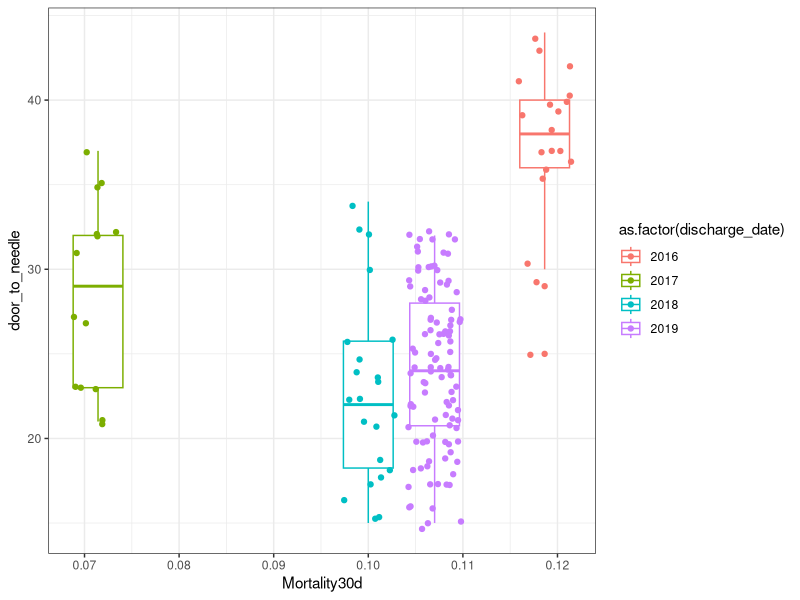
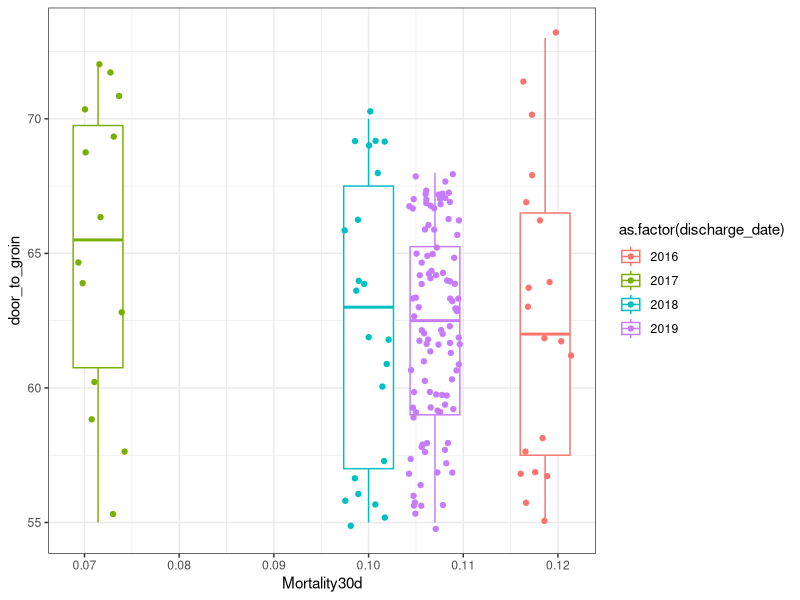

These figures' R source, in order:
## ---- chunk 1
knitr::opts_chunk$set(echo = TRUE)
library(readxl)
library(tidyverse)
library(tibble)
library(skimr)
library(magrittr)
library(purrr)
## ---- chunk 2
#loading resq dataset
resq_data <- read_excel("resq-raw-data/sample_hospital.xlsx")

#checking what rows that include NA values
resq_data %>%
  summarise_all(funs(sum(is.na(.)))) %>%
  pivot_longer(everything()) %>%
  filter(value > 0)

#replacing NA's with zero's
resq_data %<>%
  replace(is.na(.), 99)

#just checking if nihss_score actually is numeric - stated as a text in resq data legend tab in excel
class(resq_data$nihss_score)

#creating tribbles for each variable/legend
trib_department_type<-tribble(
~department_type, ~DeptTypeStr, 
  1, "neurology",  
  2, "neurosurgery", 
  3, "anesthesiology/resusccitation/critical care department",  
  4, "internal medicine", 
  5, "geriatrics",  
  6,  "other",
  99, "Unknown",
) 

trib_hosp_in<-tribble(
  ~hospitalized_in, ~HospInStr,
  1, "Stroke unit/ICU",
  2, "Other monitored bed (telemetry)",
  3, "Standard bed",
  99, "Not applicable",
)

trib_stroke_type<-tribble(
  ~stroke_type, ~StrokeTypeStr,
  1, "Ischemic Stroke",
  2, "Intracerebral hemorrhage",
  3, "Transient ischemic attack - TIA",
  4, "Subarachnoid hemorrhage",
  5, "Cerebral venous thrombosis",
  6, "Undetermined",
  99, "Not applicable",
)

trib_NIHSS<-tribble(
  ~nihss, ~NIHSSStr,
  1, "Not performed",
  2, "Performed", 
  3, "Not known",
  99, "Unknown",
)

trib_CT_MRI<-tribble(
  ~ct_mri, ~CTMRIStr,
  1, "Not performed",
  2, "Performed",
  3, "Not known",
  99, "Not applicable",
)

trib_CT_Time<-tribble(
  ~ct_time, ~ctTimeStr,
  1, "Within 1 hour after admission",
  2, "Later than 1 hour after admission",
  99, "Not applicable",
)

trib_recanalization_procedures<-tribble(
  ~recanalization_procedures, ~RecanProcStr,
  1, "Not done - primary centre / comprehensive centre",
  2, "IV tPa - primary centre / comprehensive centre",
  3, "IV tPa + endovascular treatment - comprehensive centre",
  4, "Endovascular treatment alone - comprehensive centre",
  5, "IV tPa + referred to another centre for endovascular treatment - primary centre",
  6, "Referred to another centre for endovascular treatment - primary centre",
  7, "Patient referred to another centre for endovascular treatment and hospitalization continues at the referred to centre - comprehensive centre",
  8, "Patient referred for endovascular treatment and patient is returned to the initial centre - comprehensive centre",
  9, "Patient was returned to the initial centre after recanalization procedures were performed at another centre", 
  99, "Not applicable",
)

trib_dysphagia_screening<-tribble(
  ~dysphagia_screening, ~DysphagiaStr,
  1, "Yes/Guss test",
  2, "Yes/other test",
  3, "Was performed at another center",
  4, "No",
  5, "Patient could not be tested (intubated)",
  6, "Not known",
  99, "Not applicable",
)

trib_afib_flutter<-tribble(
  ~afib_flutter, ~AfibFlutterStr,
  1, "Known aFib", 
  2, "Newly-detected at admission",
  3, "Detected during hospilization",
  4, "Not detected",
  5, "Not known",
  99, "Not applicable",
)

trib_antithrombotics<-tribble(
  ~antithrombotics, ~AntithromboticsStr,
  1, "antiplatelets",
  2, "Vitamin K antagonist",
  3, "dabigratan",
  4, "rivaroxaban",
  5, "apixaban",
  6, "edoxaban",
  7, "LMWH or heparin in prophylactic dose",
  8, "LMWH or heparin in full anticoagulant dose",
  9, "Not prescriped\but recommended",
  10, "Nothing",
  99, "Not applicable",
)

trib_statin<-tribble(
  ~statin, ~StatinStr,
  1, "Yes",
  2, "No",
  3, "Not known",
  99, "Not applicable",
)

trib_smoking_cessation<-tribble(
  ~smoking_cessation, ~SmokingCessationStr,
  1, "Yes",
  2, "No",
  3, "Not a smoker",
  99, "Unknown",
)

trib_antihypertensive<-tribble(
  ~antihypertensive, ~AntihypertensiveStr,
  1, "Yes",
  2, "No",
  3, "Not known",
  99, "Not applicable",
)

trib_discharge_dest<-tribble(
  ~discharge_destination, ~DistDestStr,
  1, "Home",
  2, "Transferred within the same centre",
  3, "Transferred to another centre",
  4, "Social care facility",
  5, "Dead",
  99, "Not applicable",
)

trib_discharge_mrs<-tribble(
  ~discharge_mrs, ~DistMRSStr,
  1, "unknown/calculate",
  2, "0",
  3, "1",
  4, "2",
  5, "3",
  6, "4",
  7, "5",
  8, "6",
  99, "Not Applicable",
)

#getting a summary of the resq data
skim(resq_data)
summary(resq_data$department_type)

# you don't need to add trib_department_type to the left_join... 
resq_merge <- resq_data %>%
  left_join(trib_department_type, by="department_type") %>%
  left_join(trib_hosp_in, by="hospitalized_in") %>%
  left_join(trib_stroke_type, by="stroke_type") %>%
  left_join(trib_NIHSS, by="nihss") %>%
  left_join(trib_CT_MRI, by="ct_mri") %>% 
  left_join(trib_CT_Time, by="ct_time") %>%
  left_join(trib_recanalization_procedures, by="recanalization_procedures") %>%
  left_join(trib_dysphagia_screening, by="dysphagia_screening") %>%
  left_join(trib_afib_flutter, by="afib_flutter") %>% 
  left_join(trib_antithrombotics, by="antithrombotics") %>%
  left_join(trib_statin, by="statin") %>%
  left_join(trib_smoking_cessation, by="smoking_cessation") %>% 
  left_join(trib_antihypertensive, by="antihypertensive") %>% 
  left_join(trib_discharge_mrs, by="discharge_mrs") %>% 
  left_join(trib_discharge_dest, by="discharge_destination") 
  

## ---- chunk 3
resq_mort<-resq_merge %>%
  mutate(
    within30DayMort = if_else((hospital_days <= 30 & DistDestStr == "Dead"), 1, 0), 
  ) 
  
resq_mort %<>%
  dplyr::group_by(discharge_date)%>%
  mutate(
    Mortality30d = mean(within30DayMort)
  ) 

#df<-resq_mort %>% dplyr::group_by(discharge_date) %>% summarise(Mortality30d =mean(within30DayMort))



p_dtn <- ggplot(resq_mort[resq_mort$door_to_needle<99,], aes(x = Mortality30d, y = door_to_needle, color=as.factor(discharge_date))) + geom_boxplot() + geom_jitter() + theme_bw()


p_dtg <- ggplot(resq_mort[resq_mort$door_to_groin<99,], aes(x = Mortality30d, y = door_to_groin, color=as.factor(discharge_date))) + geom_boxplot() + geom_jitter() + theme_bw()



p_dtn
p_dtg
